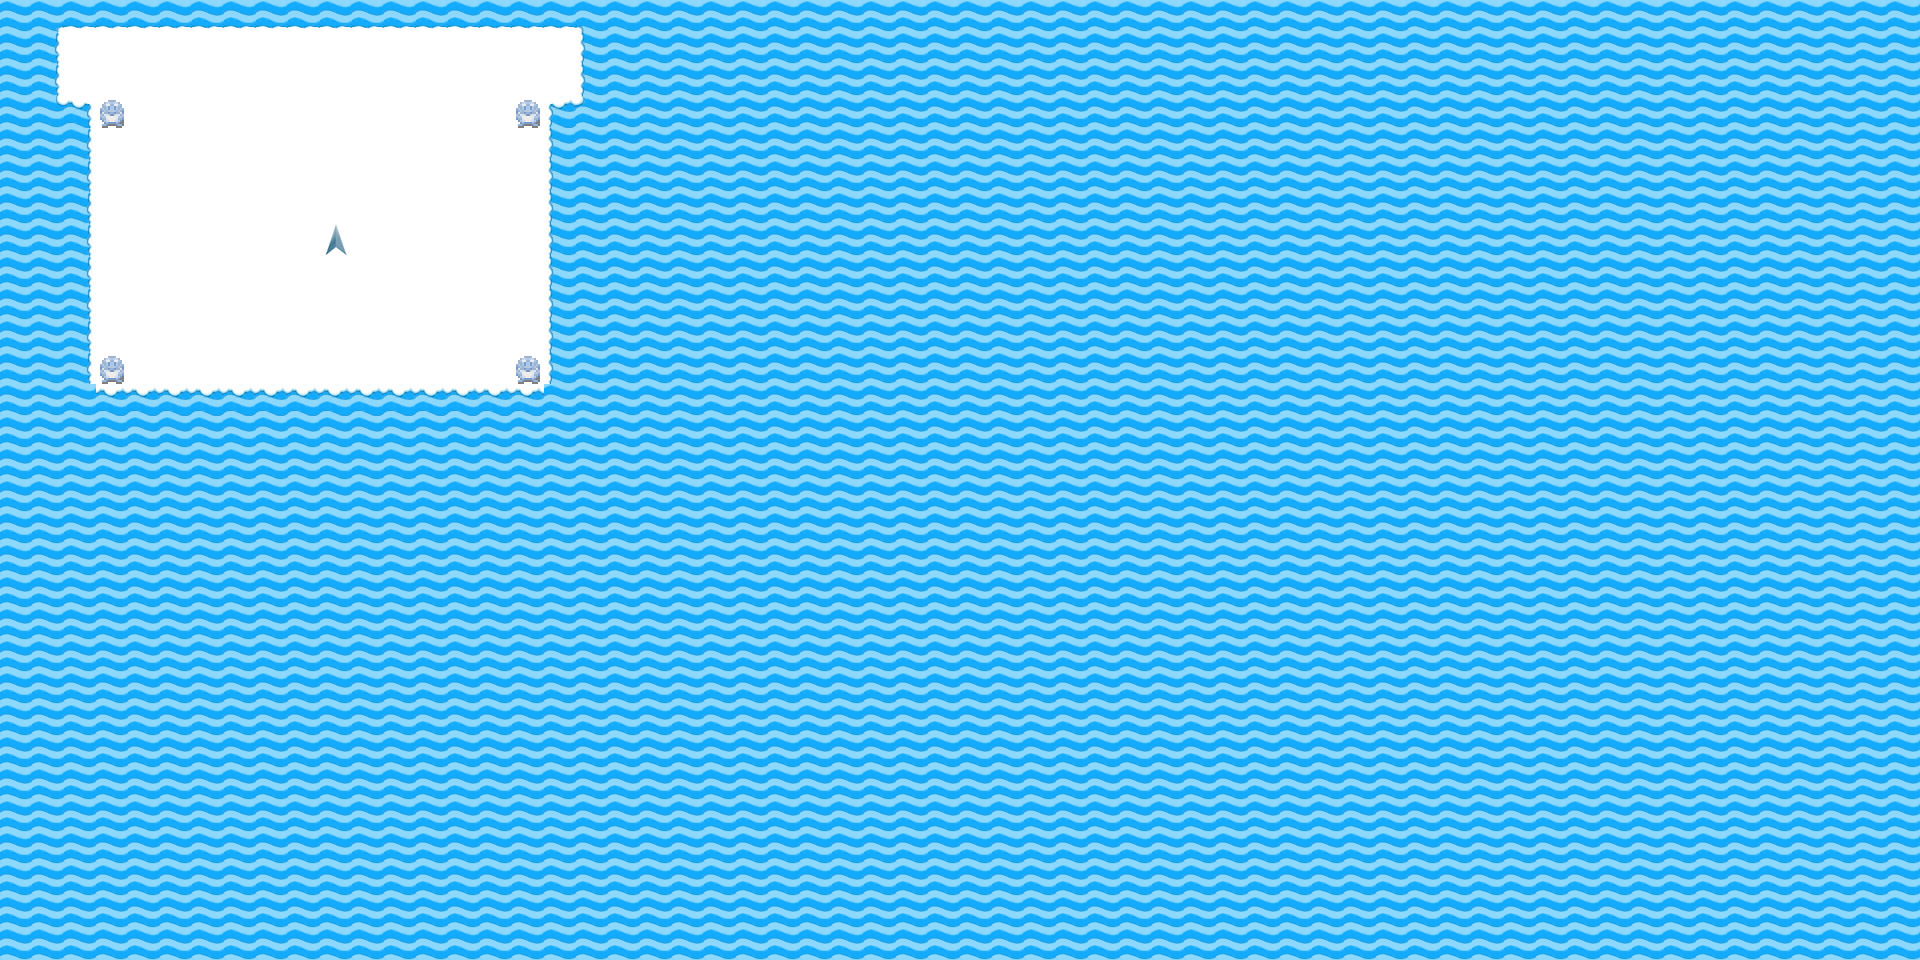

This game map was drawn from its Tiled (.tmx) file and the tilesets committed beside it. A one-line description and the trimmed map source follow:
An orthogonal 60x30 tile map with 32x32 px tiles, 7 tile layers (Walls_Blocks, Water_Blocks, Snow_Surface, Ice_Surface, ...), 2 hidden layers not drawn.

<map version="1.0" orientation="orthogonal" width="60" height="30" tilewidth="32" tileheight="32">
 <tileset firstgid="1" name="Ice_tiles" tilewidth="32" tileheight="32">
  <image source="../../Tiles/Ice_tiles.png" width="320" height="416" />
 </tileset>
 <layer name="Walls_Blocks" width="60" height="30">
  <data>[1800 cells, 0 non-empty, 0 distinct tile ids]</data>
 </layer>
 <layer name="Water_Blocks" width="60" height="30">
  <data>[1800 cells, 1642 non-empty, 12 distinct tile ids]</data>
 </layer>
 <layer name="Ground" width="60" height="30" visible="0">
  <data>[1800 cells, 32 non-empty, 1 distinct tile ids]</data>
 </layer>
 <layer name="Snow_Surface" width="60" height="30">
  <data>[1800 cells, 158 non-empty, 1 distinct tile ids]</data>
 </layer>
 <layer name="Ice_Surface" width="60" height="30">
  <data>[1800 cells, 0 non-empty, 0 distinct tile ids]</data>
 </layer>
 <layer name="Scene_End" width="60" height="30">
  <data>[1800 cells, 0 non-empty, 0 distinct tile ids]</data>
 </layer>
 <layer name="Scene_Start" width="60" height="30">
  <data>[1800 cells, 1 non-empty, 1 distinct tile ids]</data>
 </layer>
 <layer name="Enemies" width="60" height="30">
  <data>[1800 cells, 4 non-empty, 1 distinct tile ids]</data>
 </layer>
 <layer name="Contours" width="60" height="30" visible="0">
  <data>[1800 cells, 75 non-empty, 9 distinct tile ids]</data>
 </layer>
</map>
